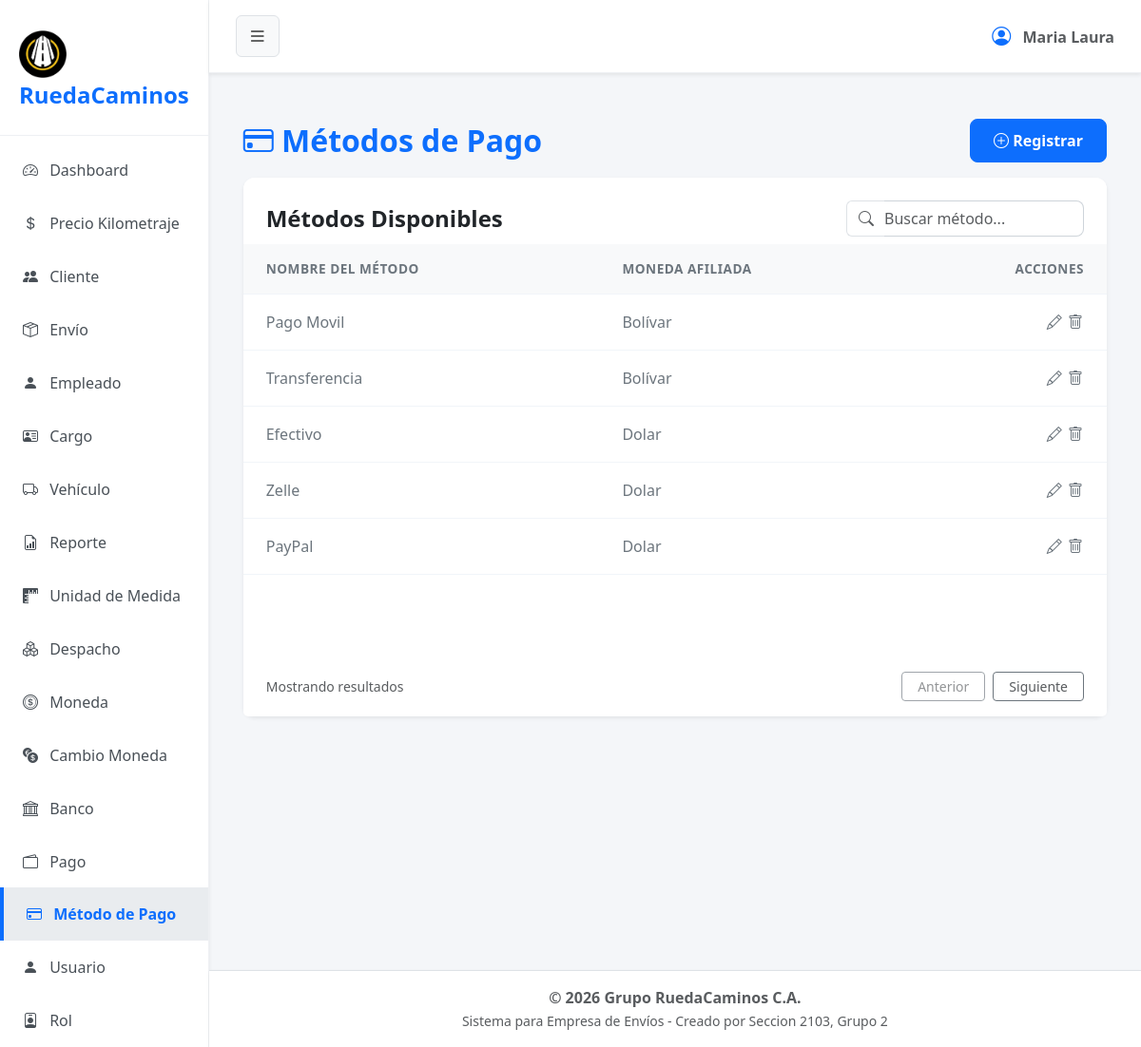
The app's page /?url=metodopago, older data.
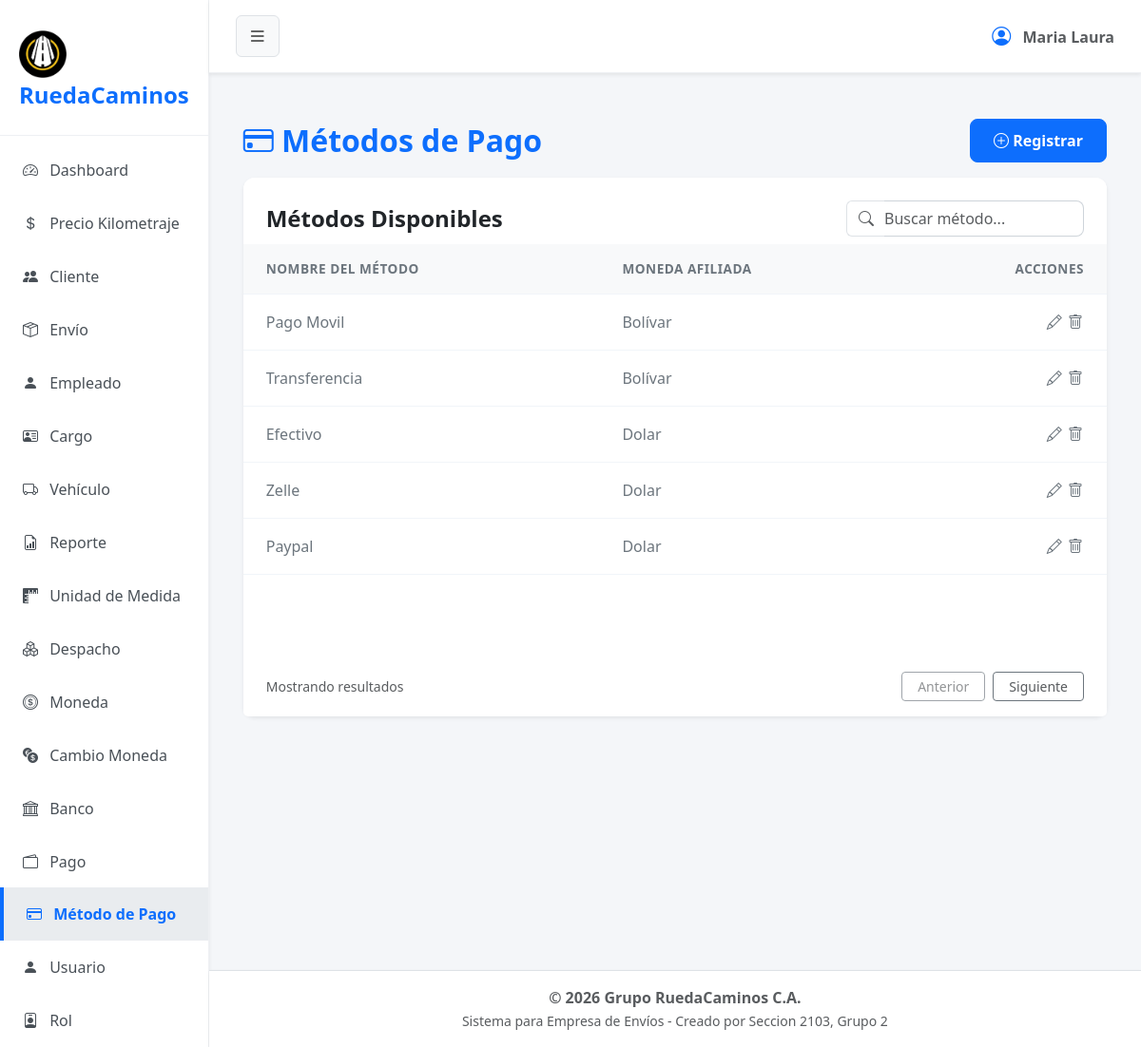
The same page, newer data.
### tables this page shows
CREATE TABLE `metodo_pago` (
  `cod_metodo` int(1) NOT NULL,
  `nombre` varchar(15) NOT NULL,
  `cod_moneda` int(11) NOT NULL,
  `estado` tinyint(1) NOT NULL
);

CREATE TABLE `moneda` (
  `cod_moneda` int(1) NOT NULL,
  `nombre` varchar(15) NOT NULL,
  `abreviatura` varchar(5) NOT NULL,
  `estado` tinyint(1) NOT NULL
);

### app/controller/metodopagoController.php (called while the page is built, shortened)
<?php
$metodo = new MetodoPago();
$registros = $metodo->obt_RegistrosMetodoPago();
include 'app/view/layout/header.php';
include 'app/view/metodopago/metodopagoView.php';
include 'app/view/layout/footer.php';

### index.php (called while the page is built, shortened)
<?php
    $frontController = new FrontController();
?>

### app/config/Conexion.php (called while the page is built, shortened)
<?php
abstract class Conexion
{
    public $host = "localhost";
    public $namedb = "grupo_ruedacaminos";
    public $userdb = "root";
    public $passwd = "";
    public function __construct()
    {
        $this->conexion = $this->getConnection();
    }
    public function getConnection(): PDO
    {
        try {
            $dsn = "mysql:host=" . $this->host . ";dbname=" . $this->namedb . ";charset=utf8";
            $conexion = new PDO($dsn, $this->userdb, $this->passwd);
            $conexion->setAttribute(PDO::ATTR_ERRMODE, PDO::ERRMODE_EXCEPTION);
        } catch (PDOException $error) {
            die('No se pudo conectar a la base de datos, error:' . $error->getMessage());
        }
        return $conexion;
    }
}

### app/model/MetodoPago.php (called while the page is built, shortened)
<?php
class MetodoPago extends Conexion
{
    public function obt_RegistrosMetodoPago()
    {
        try {
            $sentencia = "SELECT metodo_pago.*, moneda.nombre
            AS nombremoneda
            FROM metodo_pago
            INNER JOIN moneda
            ON metodo_pago.cod_moneda= moneda.cod_moneda
            WHERE metodo_pago.estado=1";
            $select = $this->conexion->prepare($sentencia);
            $select->execute();
            return $select->fetchAll(\PDO::FETCH_ASSOC);
        } catch (\PDOException $e) {
            return [];
        }
    }
}

### app/view/metodopago/componentes/tabla.php (the view, shortened to what this page needs)
<div class="card-body p-0">
    <div class="table-responsive">
        <table class="table table-hover align-middle mb-0">
            <thead class="table-light table-header-custom">
                <tr>
                    <th class="ps-4">NOMBRE DEL MÉTODO</th>
                    <th class="ps-4">MONEDA AFILIADA</th>
                    <th class="text-end pe-4">ACCIONES</th>
                </tr>
            </thead>
            <tbody>
                <?php foreach ($registros as $dato): ?>
                    <tr>
                        <td class="ps-4 fw-medium text-secondary"><?= $dato['nombre']; ?></td>
                        <td class="ps-4 fw-medium text-secondary"><?= $dato['nombremoneda']; ?></td>
                        <td class="text-end pe-4">
                            <button type="button" class="btn btn-link text-secondary p-0 m-0 align-baseline" title="Actualizar" data-bs-toggle="modal" data-bs-target="#actualizarMetodoPago"
                                datos-cod-metodo="<?php echo $dato['cod_metodo']; ?>"
                                datos-nombre="<?php echo $dato['nombre']; ?>"
                                datos-cod-moneda="<?php echo $dato['cod_moneda']; ?>">
                                <i class="bi bi-pencil"></i>
                            </button>
                            <form action="#" id="formEliminar" method="POST" style="display: inline;">
                                <fieldset style="display: inline;">
                                    <button type="submit" name="tipoSolicitud" value="eliminar" class="btn btn-link text-secondary p-0 m-0 align-baseline" title="Eliminar" > <i class="bi bi-trash"></i>
                                    </button>
                                </fieldset>
                            </form>
                        </td>
                    </tr>
                <?php endforeach; ?>
            </tbody>
        </table>
    </div>
</div>

### app/controller/FrontController.php (shortened to what this page needs)
<?php
    class FrontController {
        private $dir;
        private $controller;
        private $url;
        public function __construct() {
            if (isset($_REQUEST["url"])) {
                $this->url = $_REQUEST["url"];
                $this->dir = 'app/controller/';
                $this->controller = 'Controller.php';
                $this->getURL();
            } else {
                echo "<script>location='?url=dashboard'</script>";
            }
        }
        private function getURL() {
            if(file_exists($this->dir.$this->url.$this->controller)) {
                require_once($this->dir.$this->url.$this->controller);
            } else {
                echo "<h2>Error 404: Módulo no encontrado</h2>";
                echo "<p>El controlador para '{$this->url}' no existe.</p>";
                echo "<a href='?url=dashboard'>Volver al inicio</a>";
            }
        }
    }
?>

### app/view/layout/header.php (shortened to what this page needs)
<!DOCTYPE html>
<html lang="es">
<head>
    <link href="assets/css/bootstrap.min.css" rel="stylesheet">
    <link href="assets/css/styles.css" rel="stylesheet">
    <link href="assets/icons/bootstrap-icons/font/bootstrap-icons.min.css" rel="stylesheet">
</head>
<body>
    <?php
    $current_url = isset($_GET['url']) ? $_GET['url'] : 'dashboard';
    ?>
    <div class="d-flex" id="wrapper">
        <div id="sidebar-wrapper" class="shadow-sm">
            <div class="sidebar-heading">
                <img src="app/view/img/logo2.png" alt="Logo" class="img-fluid mt-2" style="max-width: 50px;">RuedaCaminos
            </div>
            <div class="list-group list-group-flush mt-2">
                <a href="?url=dashboard" class="list-group-item list-group-item-action <?= $current_url == 'dashboard' ? 'active' : '' ?>">
                    <i class="bi bi-speedometer2 me-2"></i> Dashboard
                </a>
                <a href="?url=kilometraje" class="list-group-item list-group-item-action <?= $current_url == 'kilometraje' ? 'active' : '' ?>">
                    <i class="bi bi-currency-dollar me-2"></i> Precio Kilometraje
                </a>
                <a href="?url=cliente" class="list-group-item list-group-item-action <?= $current_url == 'cliente' ? 'active' : '' ?>">
                    <i class="bi bi-people-fill me-2"></i> Cliente
                </a>
                <a href="?url=envio" class="list-group-item list-group-item-action <?= $current_url == 'envio' ? 'active' : '' ?>">
                    <i class="bi bi-box-seam me-2"></i> Envío
                </a>
                <a href="?url=empleado" class="list-group-item list-group-item-action <?= $current_url == 'empleado' ? 'active' : '' ?>">
                    <i class="bi bi-person-fill me-2"></i> Empleado
                </a>
                <a href="?url=cargo" class="list-group-item list-group-item-action <?= $current_url == 'cargo' ? 'active' : '' ?>">
                    <i class="bi bi-person-vcard me-2" ></i> Cargo
                </a>
                <a href="?url=vehiculo" class="list-group-item list-group-item-action <?= $current_url == 'vehiculo' ? 'active' : '' ?>">
                    <i class="bi bi-truck me-2"></i> Vehículo
                </a>
                <a href="?url=reporte" class="list-group-item list-group-item-action <?= $current_url == 'reporte' ? 'active' : '' ?>">
                    <i class="bi bi-file-earmark-bar-graph me-2"></i> Reporte
                </a>
                <a href="?url=unidadesmedida" class="list-group-item list-group-item-action <?= $current_url == 'unidadesmedida' ? 'active' : '' ?>">
                    <i class="bi bi-rulers me-2"></i> Unidad de Medida
                </a>
                <a href="?url=despacho" class="list-group-item list-group-item-action <?= $current_url == 'despacho' ? 'active' : '' ?>">
                    <i class="bi bi-boxes me-2"></i> Despacho
                </a>
                <a href="?url=moneda" class="list-group-item list-group-item-action <?= $current_url == 'moneda' ? 'active' : '' ?>">
                    <i class="bi bi-coin me-2"></i> Moneda
                </a>
                <a href="?url=cambiomoneda" class="list-group-item list-group-item-action <?= $current_url == 'cambiomoneda' ? 'active' : '' ?>">
                    <i class="bi bi-currency-exchange me-2"></i> Cambio Moneda
                </a>
                <a href="?url=banco" class="list-group-item list-group-item-action <?= $current_url == 'banco' ? 'active' : '' ?>">
                    <i class="bi bi-bank me-2"></i> Banco
                </a>
                <a href="?url=pago" class="list-group-item list-group-item-action <?= $current_url == 'pago' ? 'active' : '' ?>">
                    <i class="bi bi-wallet2 me-2"></i> Pago
                </a>
                <a href="?url=metodopago" class="list-group-item list-group-item-action <?= $current_url == 'metodopago' ? 'active' : '' ?>">
                    <i class="bi bi-credit-card me-2"></i> Método de Pago
                </a>
                <a href="?url=usuario" class="list-group-item list-group-item-action <?= $current_url == 'usuario' ? 'active' : '' ?>">
                    <i class="bi bi-person-fill me-2"></i> Usuario
                </a>
                <a href="?url=rol" class="list-group-item list-group-item-action <?= $current_url == 'rol' ? 'active' : '' ?>">
                    <i class="bi bi-person-badge me-2"></i> Rol
                </a>
            </div>
        </div>
        <div id="page-content-wrapper" class="d-flex flex-column min-vh-100 w-100">
            <nav class="navbar navbar-expand-lg navbar-light shadow-sm">
                <div class="container-fluid">
                    <button class="btn btn-light border" id="sidebarToggle"><i class="bi bi-list fs-5"></i></button>
                    <div class="ms-auto d-flex align-items-center">
                        <span class="text-muted fw-bold"><i class="bi bi-person-circle fs-5 me-2 text-primary"></i> Maria Laura</span>
                    </div>
                </div>
            </nav>
            <main class="container-fluid">

### app/view/metodopago/metodopagoView.php (shortened to what this page needs)
<main class="container-fluid py-5 px-4">
    <div class="row">
        <div class="col-12 mb-4">
            <header class="d-flex justify-content-between align-items-center mb-3">
                <h2 class="mb-0 text-primary fw-bold"><i class="bi bi-credit-card"></i> Métodos de Pago</h2>
                <button type="button" class="btn btn-primary" data-bs-toggle="modal" data-bs-target="#registerMetodo">
                    <i class="bi bi-plus-circle"></i> Registrar
                </button>
            </header>
            <section class="card shadow-sm border-0 h-100">
                <div class="card-header bg-white border-bottom-0 pt-4 pb-2 px-4 d-flex justify-content-between align-items-center">
                    <h4 class="mb-0 fw-bold">Métodos Disponibles</h4>
                    <div class="input-group" style="max-width: 250px;">
                        <span class="input-group-text bg-transparent border-end-0 text-muted">
                            <i class="bi bi-search"></i>
                        </span>
                        <input type="text" class="form-control border-start-0 ps-0 text-muted" placeholder="Buscar método...">
                    </div>
                </div>
                <?php require 'componentes/tabla.php'; ?>
                <footer class="card-footer bg-white border-top-0 d-flex justify-content-between align-items-center px-4 py-3">
                    <span class="text-muted small">Mostrando resultados</span>
                    <div class="d-flex gap-2">
                        <button class="btn btn-outline-secondary btn-sm px-3 text-muted" disabled>Anterior</button>
                        <button class="btn btn-outline-secondary btn-sm px-3 text-muted">Siguiente</button>
                    </div>
                </footer>
            </section>
        </div>
    </div>
</main>

### app/view/layout/footer.php (shortened to what this page needs)
        </main>
        <footer class="bg-white text-center py-3 mt-auto border-top w-100 shadow-sm">
            <div class="container-fluid">
                <p class="mb-0 text-muted fw-semibold">&copy; <?= date('Y') ?> Grupo RuedaCaminos C.A.</p>
                <small class="text-muted">Sistema para Empresa de Envíos - Creado por Seccion 2103, Grupo 2</small>
            </div>
        </footer>
    </div>
</div>
</body>
</html>

### assets/css/styles.css (style rules this page uses)
body { background-color: #f4f6f9; font-family: 'Segoe UI', Tahoma, Geneva, Verdana, sans-serif; overflow-x: hidden; }
#wrapper { display: flex; transition: all 0.3s ease-in-out; }
#sidebar-wrapper { min-height: 100vh; width: 250px; background-color: #ffffff; border-right: 1px solid #eef0f3; transition: margin .25s ease-out; }
#sidebar-wrapper .sidebar-heading { padding: 1.5rem 1.25rem; font-size: 1.5rem; font-weight: 800; color: #0d6efd; border-bottom: 1px solid #eef0f3; }
#sidebar-wrapper .list-group { width: 100%; }
#page-content-wrapper { min-width: 0; width: 100%; display: flex; flex-direction: column; }
.list-group-item { border: none; padding: 1rem 1.5rem; font-weight: 500; color: #495057; border-left: 4px solid transparent; }
.list-group-item.active { background-color: #e9ecef; color: #0d6efd; border-color: #0d6efd; border-left: 4px solid #0d6efd; font-weight: 700; }
.navbar { background-color: #ffffff; border-bottom: 1px solid #eef0f3; padding: 1rem; }
.card { box-shadow: 0 4px 12px rgba(0,0,0,0.05); border: none; border-radius: 12px; margin-bottom: 1.5rem; }
.card-header { background-color: #ffffff; border-bottom: 1px solid #eef0f3; font-weight: 600; border-top-left-radius: 12px !important; border-top-right-radius: 12px !important; }
.form-control, .form-select { border-radius: 8px; border-color: #ced4da; }
.btn-primary, .btn-success { border-radius: 8px; padding: 10px 24px; font-weight: 600; }
.table > :not(caption) > * > * { padding: 1rem 0.75rem; border-bottom-color: #f1f5f9; }
.table-header-custom th { color: #6c757d; font-weight: 600; font-size: 0.85rem; letter-spacing: 0.5px; }

Row changes from the older to the newer data that the page shows:
changed metodo_pago: nombre "PayPal" → "Paypal"
